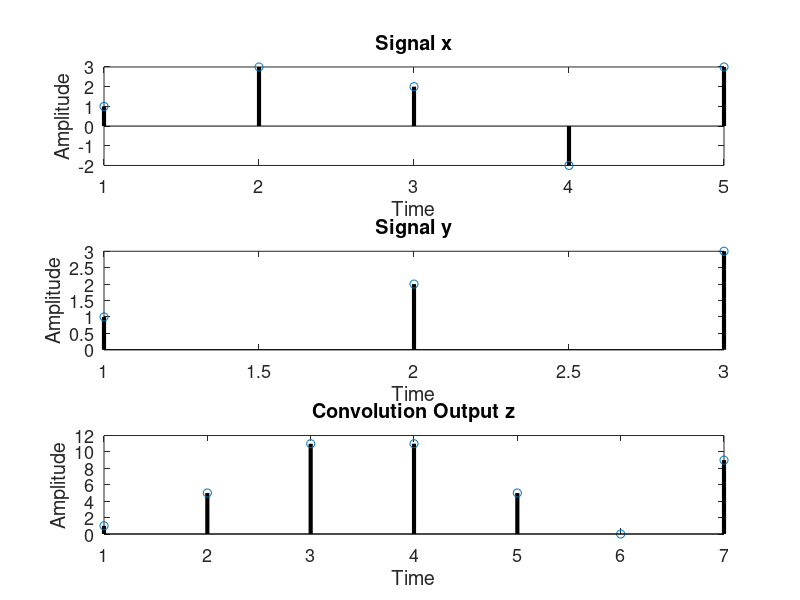

Recreate this plot in MATLAB.
clc;
clear all;
close all;

x = [1 3 2 -2 3];
y = [1 2 3];

out_len = length(x) + length(y) - 1;
z = zeros(1, out_len);

for i = 1:length(x)
    for j = 1:length(y)
        z(i+j-1) = z(i+j-1) + x(i) * y(j);
    end
end

subplot(3,1,1)
stem(x, 'LineWidth', 3, 'Color', 'k')
title('Signal x', 'FontSize', 13)
xlabel('Time', 'FontSize', 13)
ylabel('Amplitude', 'FontSize', 13)
set(gca, 'FontSize', 13)

subplot(3,1,2)
stem(y, 'LineWidth', 3, 'Color', 'k')
title('Signal y', 'FontSize', 13)
xlabel('Time', 'FontSize', 13)
ylabel('Amplitude', 'FontSize', 13)
set(gca, 'FontSize', 13)

subplot(3,1,3)
stem(z, 'LineWidth', 3, 'Color', 'k')
title('Convolution Output z', 'FontSize', 13)
xlabel('Time', 'FontSize', 13)
ylabel('Amplitude', 'FontSize', 13)
set(gca, 'FontSize', 13)
